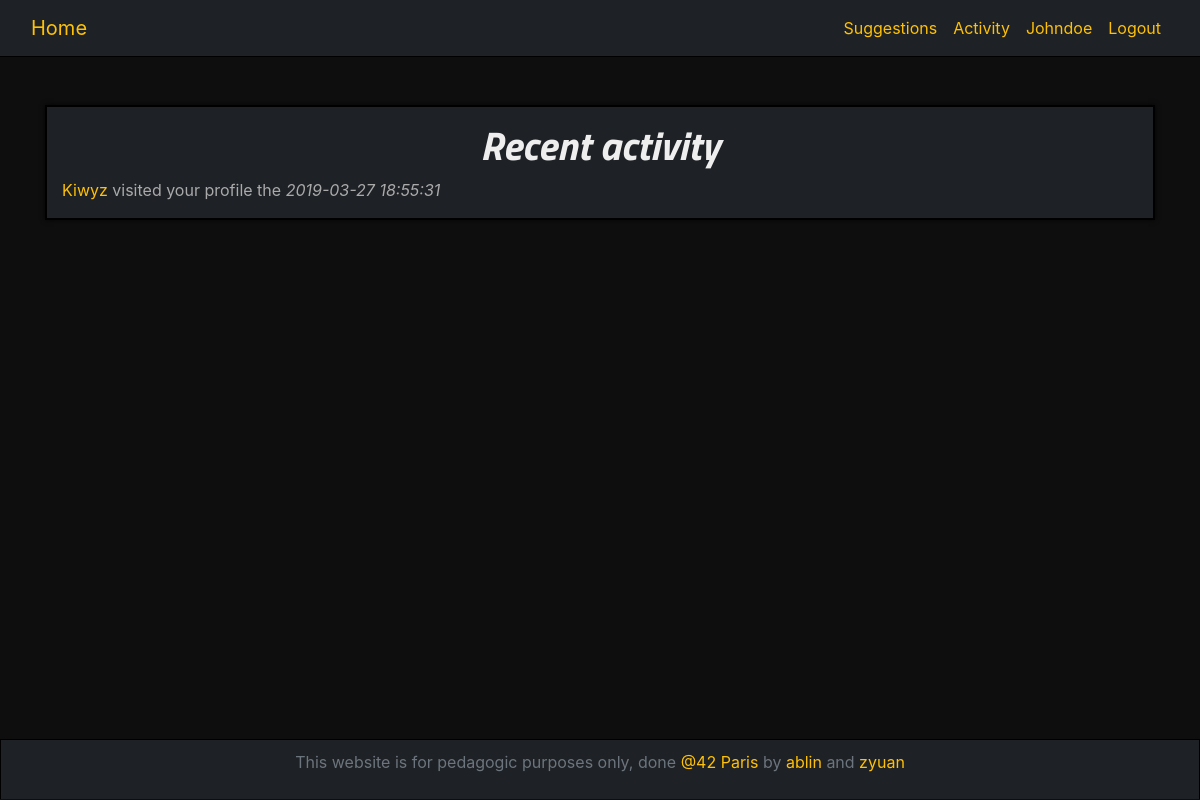
Page /activity.php (signed in) on the earlier database version.
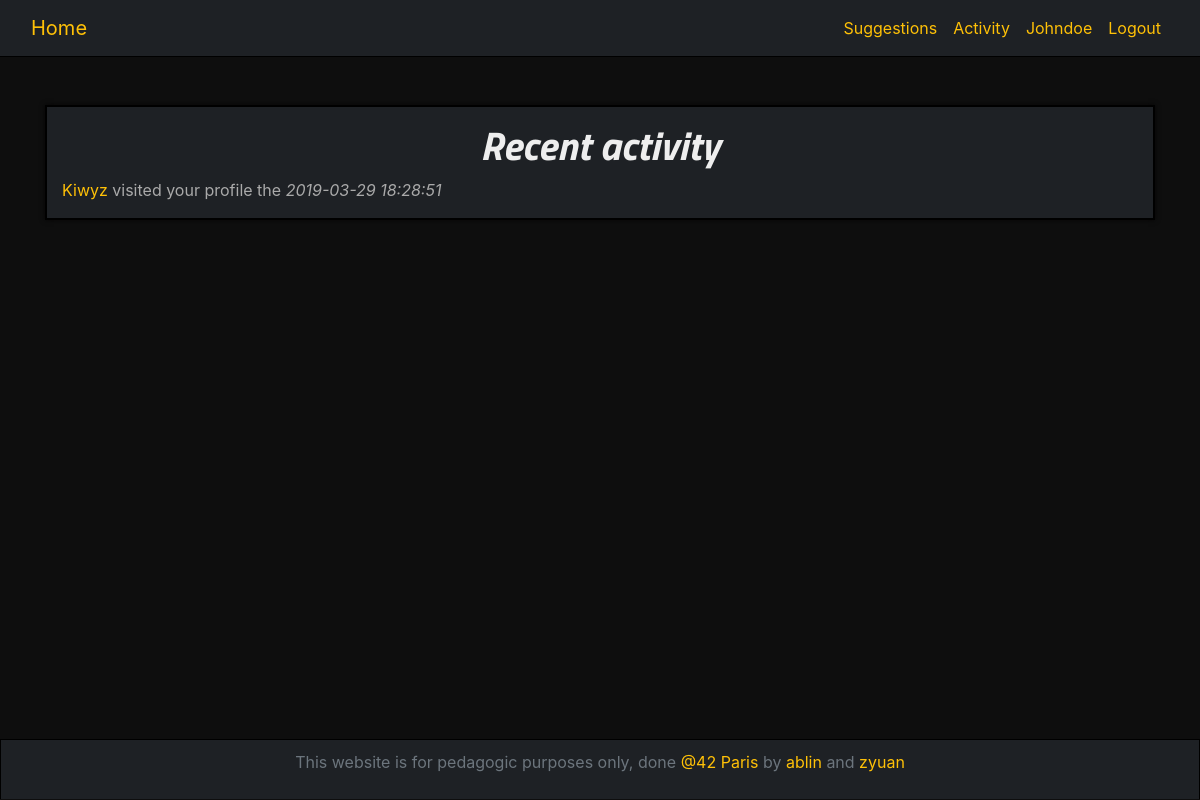
Same page on the later database version.
### tables this page shows
CREATE TABLE `visit` (
  `id` int(11) NOT NULL,
  `id_visitor` int(11) NOT NULL,
  `id_visited` int(11) NOT NULL,
  `date` datetime NOT NULL
);

CREATE TABLE `user` (
  `id` int(11) NOT NULL,
  `username` varchar(30) NOT NULL,
  `password` varchar(255) NOT NULL,
  `email` varchar(255) NOT NULL,
  `mail_token` varchar(128) DEFAULT NULL,
  `confirmed_token` datetime DEFAULT NULL,
  `password_token` varchar(128) DEFAULT NULL
);

### class/autoloader.php (called while the page is built, shortened)
<?php
class autoloader
{
    static function autoload($class_name)
    {
        if (strpos($class_name, __NAMESPACE__ . '\\') == 0)
        {
            $class_name = str_replace(__NAMESPACE__ . '\\', '', $class_name);
        }
    }
}

### class/database.php (called while the page is built, shortened)
<?php
class database
{
    private $db_user;
    private $db_pass;
    private $dsn;
    private $pdo;
    private static $_instance;
    public function __construct($db_name, $db_host = "localhost", $db_user = "root", $db_pass = "root42")
    {
        $this->db_user = $db_user;
        $this->db_pass = $db_pass;
        $this->dsn = "mysql:dbname={$db_name};host={$db_host}";
    }
    public static function getInstance($db_name)
    {
        if (is_null(self::$_instance))
            self::$_instance = new database($db_name);
        return self::$_instance;
    }
    private function getPDO()
    {
        if ($this->pdo === null)
        {
            $pdo = new PDO($this->dsn, $this->db_user, $this->db_pass);
            $pdo->setAttribute(PDO::ATTR_ERRMODE, PDO::ERRMODE_EXCEPTION);
            $this->pdo = $pdo;
        }
        return $this->pdo;
    }
    public function prepare($statement, $attributes, $one = false, $class_name = null)
    {
        $req = $this->getPDO()->prepare($statement);
        $req->execute($attributes);
        if (strpos($statement, "SELECT") !== false)
        {
            if ($class_name === null)
                $req->setFetchMode(PDO::FETCH_OBJ);
            else
                $req->setFetchMode(PDO::FETCH_CLASS, $class_name);
            if ($one)
                $data = $req->fetch();
            else
                $data = $req->fetchAll();
            return $data;
        }
    }
}

### utils/fetch_activity.php (called while the page is built, shortened)
<?php
$db = database::getInstance('matcha');
if ($_SESSION['id'])
{
    $id = secure_input($_SESSION['id']);
    $visits = $db->prepare("SELECT * FROM `visit` RIGHT JOIN `user` ON visit.id_visitor = user.id WHERE `id_visited` = :user_id", array("user_id" => $id));
}

### utils/functions.php (called while the page is built, shortened)
<?php
function secure_input($data)
{
    $data = trim($data);
    $data = stripslashes($data);
    $data = htmlspecialchars($data);
    return $data;
}

### activity.php (the view, shortened to what this page needs)
<!DOCTYPE html>
<html lang="en">
<head>
    <link rel="stylesheet" href="style/bootstrap.css">
    <link rel="stylesheet" href="style/style.css">
    <link rel="stylesheet" href="https://use.fontawesome.com/releases/v5.8.1/css/all.css">
</head>
<body>
<?php
require_once("includes/header.php");
require_once("utils/fetch_activity.php");
?>
<div class="container mt-5 small-page-wrapper">
    <div class="wrapper col-12">
        <h1>Recent activity</h1>
        <?php
            foreach ($visits as $visit)
            {
                echo "<p><a href='/Matcha/profile?u=".$visit->username."'>
                ".$visit->username."</a> visited your profile the <i>".$visit->date."</i></p>";
            }
        ?>
    </div>
</div>
<?php require_once("includes/footer.php");?>
</body>
</html>

Differences in the rows shown:
changed visit "Kiwyz": date "2019-03-27 18:55:31" → "2019-03-29 18:28:51"
